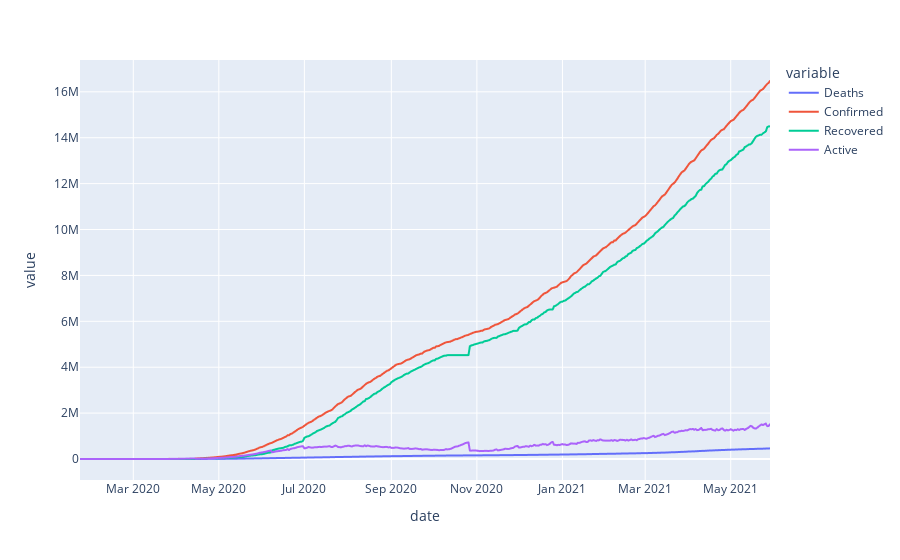

Notebook cell for this chart:
### Code cell
Brazil = dff[dff['country']=='Brazil'].groupby('date')[['Confirmed','Deaths','Recovered','Active']].sum()

px.line(data_frame=Brazil,x=Brazil.index,y=['Deaths','Confirmed','Recovered','Active'])

### Figure 1 — Plotly figure (JSON) as saved in the notebook; plotly's stock layout.template omitted (floating-point values rounded to 4 significant figures; data arrays with more than 128 entries replaced by an {"elided": "..."} marker saying what was removed)
{"data": [{"hovertemplate": "variable=Deaths<br>date=%{x}<br>value=%{y}<extra></extra>", "legendgroup": "Deaths", "line": {"color": "#636efa", "dash": "solid"}, "marker": {"symbol": "circle"}, "mode": "lines", "name": "Deaths", "showlegend": true, "type": "scattergl", "x": {"elided": "460 str values"}, "xaxis": "x", "y": {"elided": "460 int values"}, "yaxis": "y"}, {"hovertemplate": "variable=Confirmed<br>date=%{x}<br>value=%{y}<extra></extra>", "legendgroup": "Confirmed", "line": {"color": "#EF553B", "dash": "solid"}, "marker": {"symbol": "circle"}, "mode": "lines", "name": "Confirmed", "showlegend": true, "type": "scattergl", "x": {"elided": "460 str values"}, "xaxis": "x", "y": {"elided": "460 int values"}, "yaxis": "y"}, {"hovertemplate": "variable=Recovered<br>date=%{x}<br>value=%{y}<extra></extra>", "legendgroup": "Recovered", "line": {"color": "#00cc96", "dash": "solid"}, "marker": {"symbol": "circle"}, "mode": "lines", "name": "Recovered", "showlegend": true, "type": "scattergl", "x": {"elided": "460 str values"}, "xaxis": "x", "y": {"elided": "460 int values"}, "yaxis": "y"}, {"hovertemplate": "variable=Active<br>date=%{x}<br>value=%{y}<extra></extra>", "legendgroup": "Active", "line": {"color": "#ab63fa", "dash": "solid"}, "marker": {"symbol": "circle"}, "mode": "lines", "name": "Active", "showlegend": true, "type": "scattergl", "x": {"elided": "460 str values"}, "xaxis": "x", "y": {"elided": "460 int values"}, "yaxis": "y"}], "layout": {"legend": {"title": {"text": "variable"}, "tracegroupgap": 0}, "margin": {"t": 60}, "xaxis": {"anchor": "y", "domain": [0, 1], "title": {"text": "date"}}, "yaxis": {"anchor": "x", "domain": [0, 1], "title": {"text": "value"}}}}
